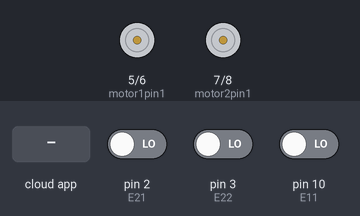
This sketch was run on a simulated Arduino Uno, built with avr-gcc and run on an emulated ATmega328P. Shown: motor-driver pin pairs drawn as motors (green arrow = first pin HIGH = forward, orange = second pin HIGH = backward, longer = more drive, scaled by the enable pin). The test bench sets the inputs (shaded band); at power-on: pin 2 (E21) LOW, pin 3 (E22) LOW, pin 10 (E11) LOW. The ROS host is connected and sends only what is stated.

Above: at 1.2 s.
1.3 s: the phone or cloud app sets lwheel_desired_rate to 45
At 1.62 s:
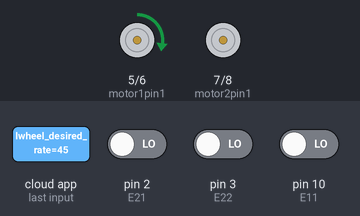
At 3.6 s:
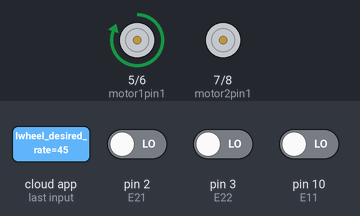
4.3 s: pin 2 (E21) driven HIGH
6.0 s: the phone or cloud app sets rwheel_desired_rate to 45
At 7.9 s:
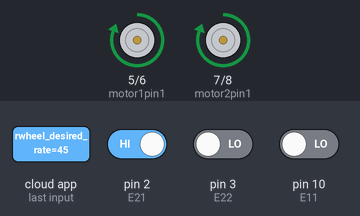
Timing chart, 0 to 9.4 s (numbered marks = the images above; inputs shaded):
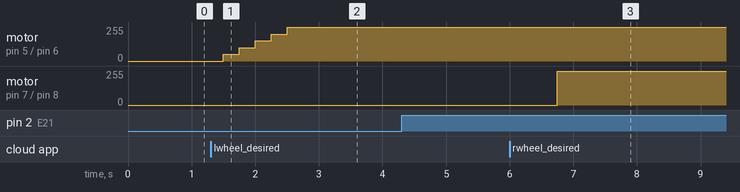

The sketch:

encoder.ino
```cpp
#define E11 10      // первый контакт
#define E12 11    // второй контак
#define E21 2
#define E22 3

int stepEnc1 = 0;  // состояние энкодера
byte buffEnc1[2];  // буффер состояния первой кнопки
byte flagEnc1 = 0; // флаг изменения
int stepEnc2 = 0;  // состояние энкодера
byte buffEnc2[2];  // буффер состояния первой кнопки
byte flagEnc2 = 0;

float cpwm1 ;
float cpwm2 ;
float rrpm1 ;
float rrpm2 ;


#include "ros.h"
#include <std_msgs/Float32.h>
#include <std_msgs/Int32.h>


int motor1pin1 = 5;
int motor1pin2 = 6;
int motor2pin1 = 7;
int motor2pin2 = 8;
const int right_pwm_pin = 4;
const int left_pwm_pin = 9;

#define COMMAND_RATE 4
#define ODOM_RATE 5

void lmessageCb( const std_msgs::Int32& msg) {
  rrpm1 = msg.data;
}
void rmessageCb( const std_msgs::Int32& msg) {
  rrpm2 = msg.data;
}

ros::NodeHandle nh;

ros::Subscriber<std_msgs::Int32> lwheel_rrpm("lwheel_desired_rate", &lmessageCb);
ros::Subscriber<std_msgs::Int32> rwheel_rrpm("rwheel_desired_rate", &rmessageCb);
std_msgs::Float32 r_crpm;
std_msgs::Float32 l_crpm;
std_msgs::Int32 r_ticks;
std_msgs::Int32 l_ticks;
ros::Publisher lwheel_ticks("lwheel_ticks", &l_ticks);
ros::Publisher rwheel_ticks("rwheel_ticks", &r_ticks);
ros::Publisher lwheel_rate("lwheel_rate", &l_crpm);
ros::Publisher rwheel_rate("rwheel_rate", &r_crpm);

void setup() {
  pinMode(E11, INPUT);
  pinMode(E12, INPUT);
  pinMode(E21, INPUT);
  pinMode(E22, INPUT);
  pinMode(motor1pin1, OUTPUT);
  pinMode(motor1pin2, OUTPUT);
  pinMode(motor2pin1, OUTPUT);
  pinMode(motor2pin2, OUTPUT);
  pinMode(right_pwm_pin, OUTPUT);
  pinMode(left_pwm_pin, OUTPUT);
  nh.initNode();
  nh.getHardware()->setBaud(57600);
  nh.subscribe(lwheel_rrpm);
  nh.subscribe(rwheel_rrpm);
  nh.advertise(lwheel_ticks);
  nh.advertise(rwheel_ticks);
  nh.advertise(lwheel_rate);
  nh.advertise(rwheel_rate);
  //Serial.begin(9600);
  r_ticks.data = 0;
  l_ticks.data = 0;
  rrpm1 = 0;
  rrpm2 = 0;
  cpwm1 = 0.0;
  cpwm2 = 0.0;
}

void loop() {
  static unsigned long prev_control_time = 0;
  static unsigned long odom_prev_control_time = 0;


  //this block drives the robot based on defined rate
  if ((millis() - prev_control_time) >= (1000 / COMMAND_RATE))
  {
    float crpm1;
    float crpm2;
    crpm1 = (float)stepEnc1 * COMMAND_RATE;
    crpm2 = (float)stepEnc2 * COMMAND_RATE;
    /*Serial.print(crpm1);
      Serial.print("_________");
      Serial.print(stepEnc1);
      Serial.print("##########");
      Serial.print(crpm2);
      Serial.print("_________");
      Serial.print(stepEnc2);*/
    f1(crpm1);
    f2(crpm2);
    m1(cpwm1);
    m2(cpwm2);
    prev_control_time = millis();
    stepEnc1 = 0;
    stepEnc2 = 0;

    /*Serial.println();
      Serial.print(cpwm1);
      Serial.print("_____");
      Serial.print(rrpm1);
      Serial.print("________");
      Serial.print(cpwm2);
      Serial.print("_____");
      Serial.print(rrpm2);
      Serial.println();*/


  }


  enc1(E11, E12);
  enc2(E21, E22);

  if ((millis() - odom_prev_control_time) >= (1000 / ODOM_RATE)) {
    lwheel_rate.publish( &r_crpm );
    rwheel_rate.publish( &l_crpm );
    float crpm1;
    float crpm2;
    crpm1 = ((float)stepEnc1 * ODOM_RATE);
    crpm2 = ((float)stepEnc2 * ODOM_RATE);
    l_crpm.data = crpm1;
    r_crpm.data = crpm2;
    lwheel_ticks.publish( &l_ticks );
    rwheel_ticks.publish( &r_ticks );
    odom_prev_control_time = millis();
    nh.spinOnce();
  }

}

void enc1(int C1, int C2) {
  //static unsigned long timer;
  buffEnc1[0] = buffEnc1[1];
  buffEnc1[1] = digitalRead(C1);
  if (buffEnc1[0] != buffEnc1[1]) {
    stepEnc1 += digitalRead(C2) == buffEnc1[1] ? 1 : -1;
    l_ticks.data += digitalRead(C2) == buffEnc1[1] ? 1 : -1;

  }
  //timer = millis();
  //Serial.println(stepEnc);
}

void enc2(int C1, int C2) {
  //static unsigned long timer;
  //if (timer + 1 > millis()) return;                     // замеряем каждые 5 мс
  buffEnc2[0] = buffEnc2[1];
  buffEnc2[1] = digitalRead(C1);
  if (buffEnc2[0] != buffEnc2[1]) {                       // заметили изменение сигнала на первой ножке
    stepEnc2 += digitalRead(C2) == buffEnc2[1] ? 1 : -1;  // если вторая еще в плюсе, прибавляем, если уже в минусе, убавляем
    r_ticks.data += digitalRead(C2) == buffEnc2[1] ? 1 : -1;
  }

  //Serial.println(stepEnc);
}

void f1(float crpm)
{
  float E = (rrpm1 - crpm) / 40;
  if ((E > 0 and crpm<0) or (E < 0 and crpm>0))
  {
    cpwm1 = constrain(cpwm1 + (E * 225 / 2), -255.0, 255.0);
  }

  else
  {
    cpwm1 = constrain(cpwm1 + (E * 225 / 5), -255.0, 255.0);
  }

}

void f2(float crpm)
{
  float E = (rrpm2 - crpm) / 40;
  if ((E > 0 and crpm<0) or (E < 0 and crpm>0))
  {
    cpwm2 = constrain(cpwm2 + (E * 225 / 2), -255.0, 255.0);
  }

  else
  {
    cpwm2 = constrain(cpwm2 + (E * 225 / 5), -255.0, 255.0);
  }

}


void m1(int pwm) {
  if (pwm > 0) {
    digitalWrite(motor1pin1, HIGH);
    digitalWrite(motor1pin2, LOW);
    analogWrite(left_pwm_pin, pwm);

  }
  else {
    digitalWrite(motor1pin1, LOW);
    digitalWrite(motor1pin2, HIGH);
    analogWrite(left_pwm_pin, -pwm);

  }
}

void m2(int pwm) {
  if (pwm > 0) {
    digitalWrite(motor2pin1, HIGH);
    digitalWrite(motor2pin2, LOW);
    analogWrite(right_pwm_pin, pwm);

  }
  else {
    digitalWrite(motor2pin1, LOW);
    digitalWrite(motor2pin2, HIGH);
    analogWrite(right_pwm_pin, -pwm);

  }
}
```

Measured:
- after the input at 1.3 s, motor on pin 5 (motor1pin1) / pin 6 (motor1pin2): moves from stopped to forward 255/255 over 1.3 s, starting after 0.20 s
- after the input at 6.0 s, motor on pin 7 (motor2pin1) / pin 8 (motor2pin2): stopped → forward 255/255 after 0.75 s
